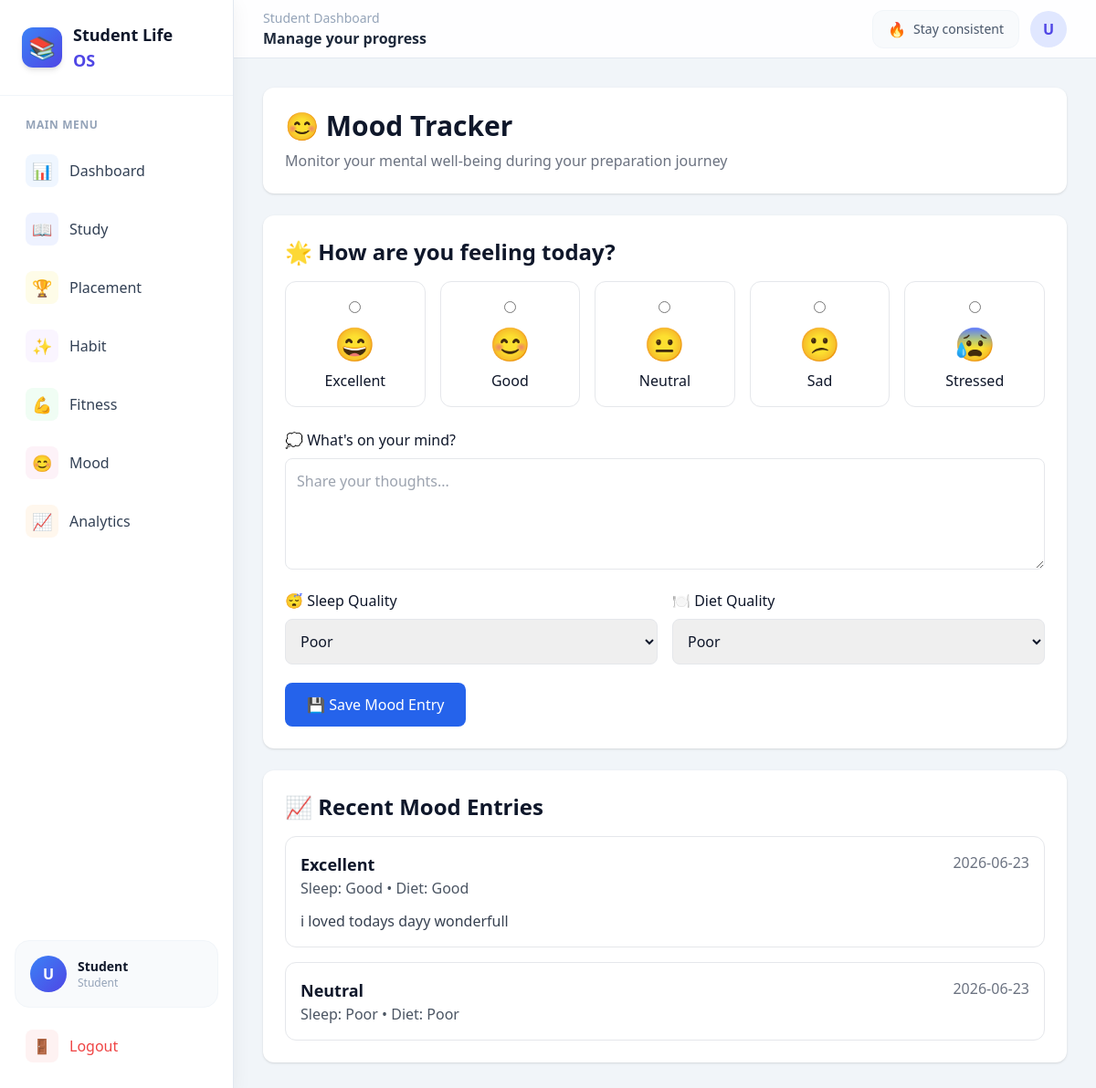
/mood_v2, run on the app's committed database.
### tables this page shows
CREATE TABLE mood_tracker(
    id INTEGER PRIMARY KEY AUTOINCREMENT,
    mood TEXT,
    notes TEXT,
    sleep TEXT,
    diet TEXT,
    created_at TEXT
    );

### app.py (the view, shortened to what this page needs)
@app.route("/mood_v2", methods=["GET", "POST"])
def mood_v2():
    conn = sqlite3.connect("database.db")
    cur = conn.cursor()
    cur.execute(
        "SELECT * FROM mood_tracker ORDER BY id DESC LIMIT 7"
    )
    moods = cur.fetchall()
    conn.close()
    return render_template(
        "mood_v2.html",
        moods=moods
    )

### templates/mood_v2.html (shortened to what this page needs)
{% extends "base_v2.html" %}
{% block content %}
<div class="bg-white rounded-xl shadow p-6 mb-6">
    <h1 class="text-3xl font-bold">
        😊 Mood Tracker
    </h1>
    <p class="text-gray-500 mt-2">
        Monitor your mental well-being during your preparation journey
    </p>
</div>
<div class="bg-white rounded-xl shadow p-6 mb-6">
    <h2 class="text-2xl font-bold mb-4">
        🌟 How are you feeling today?
    </h2>
    <form method="POST">
        <div class="grid grid-cols-2 md:grid-cols-5 gap-4 mb-6">
            <label class="border rounded-xl p-4 text-center cursor-pointer hover:bg-gray-50">
                <input
                    type="radio"
                    name="mood"
                    value="excellent"
                    required>
                <div class="text-4xl mt-2">
                    😄
                </div>
                <div class="mt-2">
                    Excellent
                </div>
            </label>
            <label class="border rounded-xl p-4 text-center cursor-pointer hover:bg-gray-50">
                <input
                    type="radio"
                    name="mood"
                    value="good">
                <div class="text-4xl mt-2">
                    😊
                </div>
                <div class="mt-2">
                    Good
                </div>
            </label>
            <label class="border rounded-xl p-4 text-center cursor-pointer hover:bg-gray-50">
                <input
                    type="radio"
                    name="mood"
                    value="neutral">
                <div class="text-4xl mt-2">
                    😐
                </div>
                <div class="mt-2">
                    Neutral
                </div>
            </label>
            <label class="border rounded-xl p-4 text-center cursor-pointer hover:bg-gray-50">
                <input
                    type="radio"
                    name="mood"
                    value="sad">
                <div class="text-4xl mt-2">
                    😕
                </div>
                <div class="mt-2">
                    Sad
                </div>
            </label>
            <label class="border rounded-xl p-4 text-center cursor-pointer hover:bg-gray-50">
                <input
                    type="radio"
                    name="mood"
                    value="stressed">
                <div class="text-4xl mt-2">
                    😰
                </div>
                <div class="mt-2">
                    Stressed
                </div>
            </label>
        </div>
        <div class="mb-4">
            <label class="block mb-2 font-medium">
                💭 What's on your mind?
            </label>
            <textarea
                name="notes"
                rows="4"
                placeholder="Share your thoughts..."
                class="w-full border rounded-lg p-3"></textarea>
        </div>
        <div class="grid grid-cols-1 md:grid-cols-2 gap-4">
            <div>
                <label class="block mb-2">
                    😴 Sleep Quality
                </label>
                <select
                    name="sleep"
                    required
                    class="w-full border rounded-lg p-3">
                    <option>Poor</option>
                </select>
            </div>
            <div>
                <label class="block mb-2">
                    🍽️ Diet Quality
                </label>
                <select
                    name="diet"
                    required
                    class="w-full border rounded-lg p-3">
                    <option>Poor</option>
                </select>
            </div>
        </div>
        <button
            type="submit"
            class="mt-5 bg-blue-600 text-white px-6 py-3 rounded-lg">
            💾 Save Mood Entry
        </button>
    </form>
</div>
<div class="bg-white rounded-xl shadow p-6">
    <h2 class="text-2xl font-bold mb-4">
        📈 Recent Mood Entries
    </h2>
    {% if moods %}
        <div class="space-y-4">
            {% for mood in moods %}
            <div class="border rounded-xl p-4">
                <div class="flex justify-between">
                    <div>
                        <h3 class="font-bold text-lg">
                            {{ mood[1] | capitalize }}
                        </h3>
                        <p class="text-gray-600">
                            Sleep: {{ mood[3] }}
                            •
                            Diet: {{ mood[4] }}
                        </p>
                    </div>
                    <div class="text-gray-500">
                        {{ mood[5] }}
                    </div>
                </div>
                {% if mood[2] %}
                <p class="mt-3 text-gray-700">
                    {{ mood[2] }}
                </p>
                {% endif %}
            </div>
            {% endfor %}
        </div>
    {% endif %}
</div>
{% endblock %}

### data on the page
mood_tracker: mood "Excellent", sleep "Good", diet "Good", created_at "2026-06-23", notes "i loved todays dayy wonderfull"
mood_tracker: mood "Neutral", sleep "Poor", diet "Poor", created_at "2026-06-23"

### other printed values
{{ user_name[0]|upper if user_name else "U" }} "U"
{{ user_name if user_name else "Student" }} "Student"
